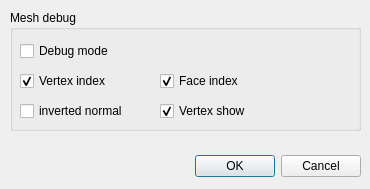
<?xml version="1.0" encoding="UTF-8"?>
<ui version="4.0">
 <class>mesh_debug</class>
 <widget class="QDialog" name="mesh_debug">
  <property name="geometry">
   <rect>
    <x>0</x>
    <y>0</y>
    <width>370</width>
    <height>189</height>
   </rect>
  </property>
  <property name="windowTitle">
   <string>Dialog</string>
  </property>
  <widget class="QDialogButtonBox" name="buttonBox">
   <property name="geometry">
    <rect>
     <x>20</x>
     <y>150</y>
     <width>341</width>
     <height>32</height>
    </rect>
   </property>
   <property name="orientation">
    <enum>Qt::Horizontal</enum>
   </property>
   <property name="standardButtons">
    <set>QDialogButtonBox::Cancel|QDialogButtonBox::Ok</set>
   </property>
  </widget>
  <widget class="QGroupBox" name="groupBox">
   <property name="geometry">
    <rect>
     <x>10</x>
     <y>10</y>
     <width>351</width>
     <height>121</height>
    </rect>
   </property>
   <property name="title">
    <string>Mesh debug</string>
   </property>
   <widget class="QCheckBox" name="debug_mode_button">
    <property name="geometry">
     <rect>
      <x>10</x>
      <y>30</y>
      <width>111</width>
      <height>22</height>
     </rect>
    </property>
    <property name="text">
     <string>Debug mode</string>
    </property>
   </widget>
   <widget class="QCheckBox" name="inverted_normal_button">
    <property name="enabled">
     <bool>true</bool>
    </property>
    <property name="geometry">
     <rect>
      <x>10</x>
      <y>90</y>
      <width>141</width>
      <height>22</height>
     </rect>
    </property>
    <property name="text">
     <string>inverted normal</string>
    </property>
    <property name="checkable">
     <bool>true</bool>
    </property>
    <property name="checked">
     <bool>false</bool>
    </property>
    <property name="tristate">
     <bool>false</bool>
    </property>
   </widget>
   <widget class="QCheckBox" name="vertex_index_button">
    <property name="geometry">
     <rect>
      <x>10</x>
      <y>60</y>
      <width>111</width>
      <height>22</height>
     </rect>
    </property>
    <property name="text">
     <string>Vertex index</string>
    </property>
    <property name="checked">
     <bool>true</bool>
    </property>
   </widget>
   <widget class="QCheckBox" name="face_index_button">
    <property name="geometry">
     <rect>
      <x>150</x>
      <y>60</y>
      <width>94</width>
      <height>22</height>
     </rect>
    </property>
    <property name="text">
     <string>Face index</string>
    </property>
    <property name="checked">
     <bool>true</bool>
    </property>
   </widget>
   <widget class="QCheckBox" name="vertex_show_button">
    <property name="geometry">
     <rect>
      <x>150</x>
      <y>90</y>
      <width>111</width>
      <height>22</height>
     </rect>
    </property>
    <property name="text">
     <string>Vertex show</string>
    </property>
    <property name="checked">
     <bool>true</bool>
    </property>
   </widget>
  </widget>
 </widget>
 <resources/>
 <connections>
  <connection>
   <sender>buttonBox</sender>
   <signal>accepted()</signal>
   <receiver>mesh_debug</receiver>
   <slot>accept()</slot>
   <hints>
    <hint type="sourcelabel">
     <x>248</x>
     <y>254</y>
    </hint>
    <hint type="destinationlabel">
     <x>157</x>
     <y>274</y>
    </hint>
   </hints>
  </connection>
  <connection>
   <sender>buttonBox</sender>
   <signal>rejected()</signal>
   <receiver>mesh_debug</receiver>
   <slot>reject()</slot>
   <hints>
    <hint type="sourcelabel">
     <x>316</x>
     <y>260</y>
    </hint>
    <hint type="destinationlabel">
     <x>286</x>
     <y>274</y>
    </hint>
   </hints>
  </connection>
 </connections>
</ui>
